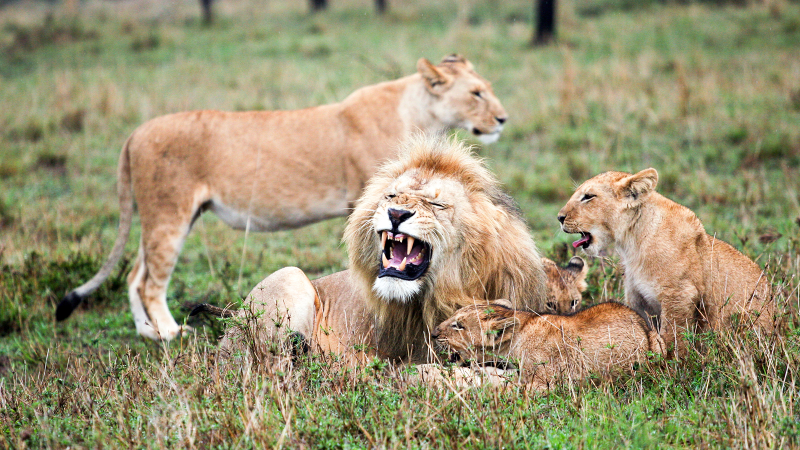
//> input picture OpenCV-tutorials/build/lion.jpg, 1600 x 900 px (shown at 1/2 size)
$ ./cv-basic   (built with g++ and OpenCV 4)
//> lines starting //> are read from the running program, lines starting //| are printed output that depends on the picture; after the words box and inside, x2 and y2 are one past the last pixel; in counts of white or black regions, pixels touching at a corner belong together
#include <opencv2/imgproc.hpp>
#include <opencv2/highgui.hpp>

int main()
{
	cv::Mat img = cv::imread("lion.jpg");
//> img is the input picture: 900 rows x 1600 cols, CV_8UC3; mean B, G, R 114.1, 147.3, 154.6

	cv::Mat img_processed;
	cv::Mat img_canny;
	cv::resize(img, img_processed, cv::Size(img.cols/2, img.rows/2));
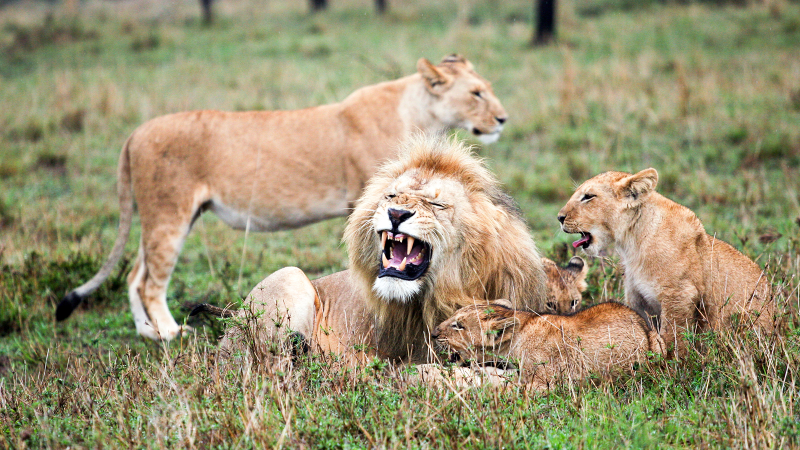
//> img_processed: 450 rows x 800 cols, CV_8UC3; mean B, G, R 114.2, 147.4, 154.7

	//To rotate the image by 45degrees
	if (0) {
	cv::Mat R = cv::getRotationMatrix2D(cv::Point2f(img.cols / 2, img.rows / 2), 45, 1);
	cv::warpAffine(img, img_processed, R, img.size());
	}

	cv::Mat img_blurred;
	cv::blur(img_processed, img_blurred, cv::Size(1,1));

	cv::Canny(img_blurred,img_canny,200,300);
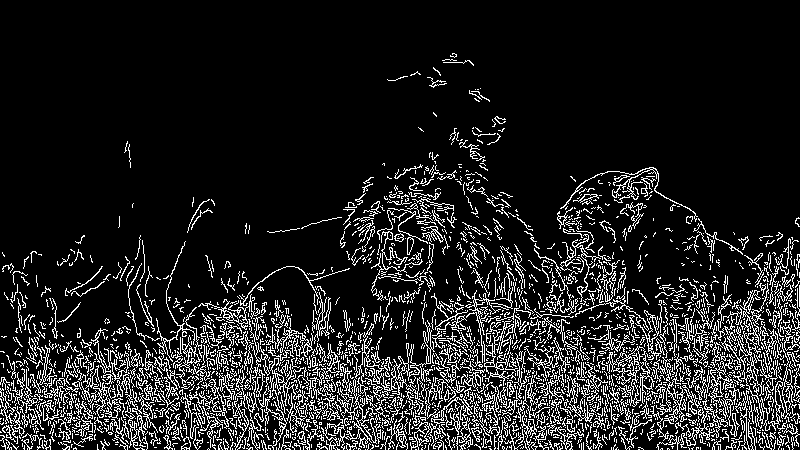
//> img_canny: 450 rows x 800 cols, CV_8UC1; 12.7% white in thin lines or dots, all inside (x1, y1, x2, y2) = (0, 53, 800, 450)
	cv::imshow("img", img);
	cv::waitKey();
	cv::imshow("img",img_processed);
	cv::waitKey();
	cv::imshow("img",img_blurred);
	cv::waitKey();
	cv::imshow("img",img_canny);
	cv::waitKey();
}
